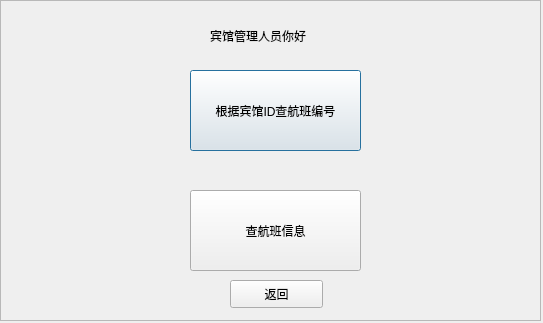
<?xml version="1.0" encoding="UTF-8"?>
<ui version="4.0">
 <class>Dialog</class>
 <widget class="QDialog" name="Dialog">
  <property name="geometry">
   <rect>
    <x>0</x>
    <y>0</y>
    <width>543</width>
    <height>323</height>
   </rect>
  </property>
  <property name="windowTitle">
   <string>Dialog</string>
  </property>
  <widget class="QFrame" name="frame">
   <property name="geometry">
    <rect>
     <x>0</x>
     <y>0</y>
     <width>541</width>
     <height>321</height>
    </rect>
   </property>
   <property name="frameShape">
    <enum>QFrame::StyledPanel</enum>
   </property>
   <property name="frameShadow">
    <enum>QFrame::Raised</enum>
   </property>
   <widget class="QLabel" name="label">
    <property name="geometry">
     <rect>
      <x>210</x>
      <y>20</y>
      <width>131</width>
      <height>31</height>
     </rect>
    </property>
    <property name="text">
     <string>宾馆管理人员你好</string>
    </property>
   </widget>
   <widget class="QPushButton" name="pushButton_3">
    <property name="geometry">
     <rect>
      <x>190</x>
      <y>70</y>
      <width>171</width>
      <height>81</height>
     </rect>
    </property>
    <property name="text">
     <string>根据宾馆ID查航班编号</string>
    </property>
   </widget>
   <widget class="QPushButton" name="pushButton_4">
    <property name="geometry">
     <rect>
      <x>190</x>
      <y>190</y>
      <width>171</width>
      <height>81</height>
     </rect>
    </property>
    <property name="text">
     <string>查航班信息</string>
    </property>
   </widget>
   <widget class="QPushButton" name="pushButton">
    <property name="geometry">
     <rect>
      <x>230</x>
      <y>280</y>
      <width>93</width>
      <height>28</height>
     </rect>
    </property>
    <property name="text">
     <string>返回</string>
    </property>
   </widget>
  </widget>
 </widget>
 <resources/>
 <connections/>
</ui>
